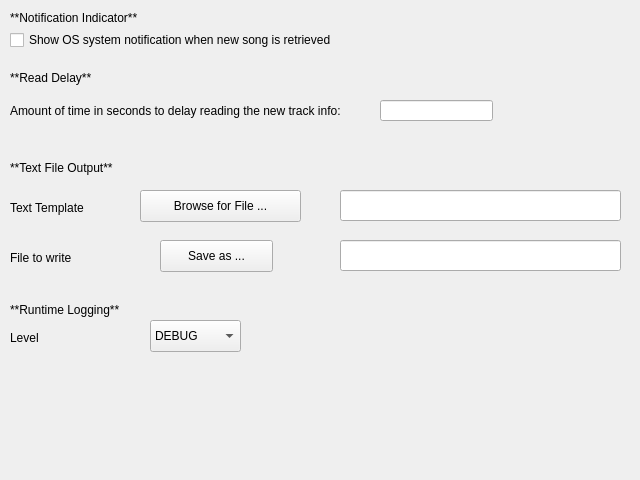
<?xml version="1.0" encoding="UTF-8"?>
<ui version="4.0">
 <class>general_ui</class>
 <widget class="QWidget" name="general_ui">
  <property name="geometry">
   <rect>
    <x>0</x>
    <y>0</y>
    <width>640</width>
    <height>480</height>
   </rect>
  </property>
  <property name="windowTitle">
   <string>General</string>
  </property>
  <widget class="QCheckBox" name="notify_checkbox">
   <property name="geometry">
    <rect>
     <x>10</x>
     <y>30</y>
     <width>611</width>
     <height>20</height>
    </rect>
   </property>
   <property name="text">
    <string>Show OS system notification when new song is retrieved</string>
   </property>
  </widget>
  <widget class="QLabel" name="notify_label">
   <property name="geometry">
    <rect>
     <x>10</x>
     <y>10</y>
     <width>361</width>
     <height>16</height>
    </rect>
   </property>
   <property name="text">
    <string>**Notification Indicator**</string>
   </property>
   <property name="textFormat">
    <enum>Qt::MarkdownText</enum>
   </property>
  </widget>
  <widget class="QLabel" name="read_delay_label">
   <property name="geometry">
    <rect>
     <x>10</x>
     <y>70</y>
     <width>361</width>
     <height>16</height>
    </rect>
   </property>
   <property name="text">
    <string>**Read Delay**</string>
   </property>
   <property name="textFormat">
    <enum>Qt::MarkdownText</enum>
   </property>
  </widget>
  <widget class="QLineEdit" name="read_delay_lineedit">
   <property name="geometry">
    <rect>
     <x>380</x>
     <y>100</y>
     <width>113</width>
     <height>21</height>
    </rect>
   </property>
   <property name="inputMethodHints">
    <set>Qt::ImhPreferNumbers</set>
   </property>
  </widget>
  <widget class="QLabel" name="read_delay_linedit_label">
   <property name="geometry">
    <rect>
     <x>10</x>
     <y>90</y>
     <width>351</width>
     <height>41</height>
    </rect>
   </property>
   <property name="text">
    <string>Amount of time in seconds to delay reading the new track info:</string>
   </property>
   <property name="wordWrap">
    <bool>true</bool>
   </property>
  </widget>
  <widget class="QLabel" name="text_header_label">
   <property name="geometry">
    <rect>
     <x>10</x>
     <y>160</y>
     <width>261</width>
     <height>16</height>
    </rect>
   </property>
   <property name="text">
    <string>**Text File Output**</string>
   </property>
   <property name="textFormat">
    <enum>Qt::MarkdownText</enum>
   </property>
  </widget>
  <widget class="QLabel" name="texttemplate_label">
   <property name="geometry">
    <rect>
     <x>10</x>
     <y>200</y>
     <width>111</width>
     <height>16</height>
    </rect>
   </property>
   <property name="text">
    <string>Text Template</string>
   </property>
  </widget>
  <widget class="QPushButton" name="texttemplate_button">
   <property name="geometry">
    <rect>
     <x>140</x>
     <y>190</y>
     <width>161</width>
     <height>32</height>
    </rect>
   </property>
   <property name="text">
    <string>Browse for File ...</string>
   </property>
  </widget>
  <widget class="QPushButton" name="textoutput_button">
   <property name="geometry">
    <rect>
     <x>160</x>
     <y>240</y>
     <width>113</width>
     <height>32</height>
    </rect>
   </property>
   <property name="text">
    <string>Save as ...</string>
   </property>
  </widget>
  <widget class="QLabel" name="textoutput_label">
   <property name="geometry">
    <rect>
     <x>10</x>
     <y>250</y>
     <width>111</width>
     <height>16</height>
    </rect>
   </property>
   <property name="text">
    <string>File to write</string>
   </property>
  </widget>
  <widget class="QLineEdit" name="texttemplate_lineedit">
   <property name="geometry">
    <rect>
     <x>340</x>
     <y>190</y>
     <width>281</width>
     <height>31</height>
    </rect>
   </property>
  </widget>
  <widget class="QLineEdit" name="textoutput_lineedit">
   <property name="geometry">
    <rect>
     <x>340</x>
     <y>240</y>
     <width>281</width>
     <height>31</height>
    </rect>
   </property>
  </widget>
  <widget class="QLabel" name="logging_header_label">
   <property name="geometry">
    <rect>
     <x>10</x>
     <y>300</y>
     <width>141</width>
     <height>20</height>
    </rect>
   </property>
   <property name="text">
    <string>**Runtime Logging**</string>
   </property>
   <property name="textFormat">
    <enum>Qt::MarkdownText</enum>
   </property>
  </widget>
  <widget class="QLabel" name="logging_combo_label">
   <property name="geometry">
    <rect>
     <x>10</x>
     <y>330</y>
     <width>59</width>
     <height>16</height>
    </rect>
   </property>
   <property name="text">
    <string>Level</string>
   </property>
  </widget>
  <widget class="QComboBox" name="logging_combobox">
   <property name="geometry">
    <rect>
     <x>150</x>
     <y>320</y>
     <width>91</width>
     <height>32</height>
    </rect>
   </property>
   <item>
    <property name="text">
     <string>DEBUG</string>
    </property>
   </item>
   <item>
    <property name="text">
     <string>INFO</string>
    </property>
   </item>
   <item>
    <property name="text">
     <string>WARNING</string>
    </property>
   </item>
   <item>
    <property name="text">
     <string>ERROR</string>
    </property>
   </item>
   <item>
    <property name="text">
     <string>CRITICAL</string>
    </property>
   </item>
  </widget>
 </widget>
 <resources/>
 <connections/>
</ui>
